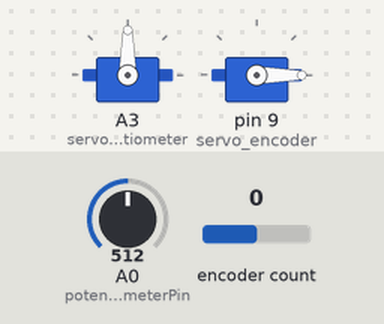
The sketch below on a simulated Arduino Uno, built with avr-gcc and run on an emulated ATmega328P. On the bench: 2 × servo. The test bench sets the inputs (shaded band); at power-on: A0 (potentiometerPin) = 512, encoder count 0. The ROS host is connected and sends only what is stated.

Above: at 1.2 s.
1.3 s: A0 (potentiometerPin) set to 716
At 2.3 s:
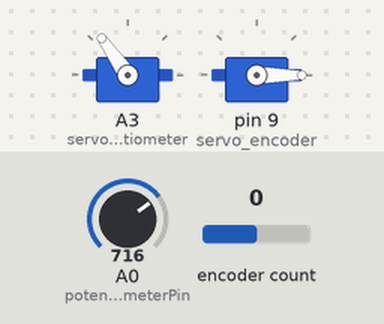
2.8 s: A0 (potentiometerPin) set to 900
At 3.4 s:
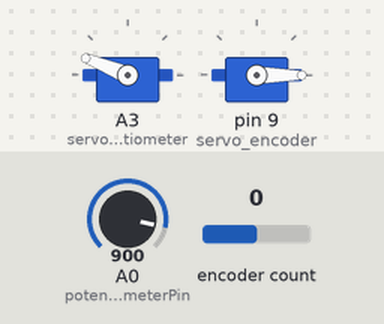
4.3 s: A0 (potentiometerPin) set to 1023
At 5.5 s:
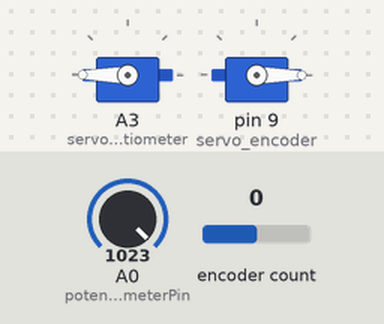
5.8 s: A0 (potentiometerPin) set to 306
At 6.9 s:
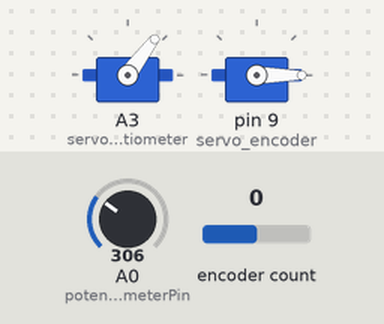
7.3 s: encoder count set to -1
At 8.0 s:
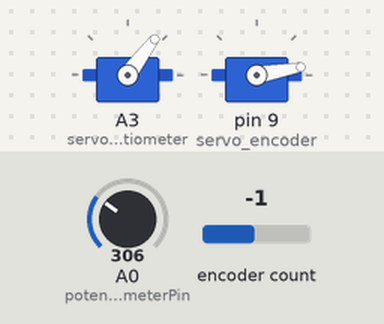
8.8 s: encoder count set to -2
At 9.1 s:
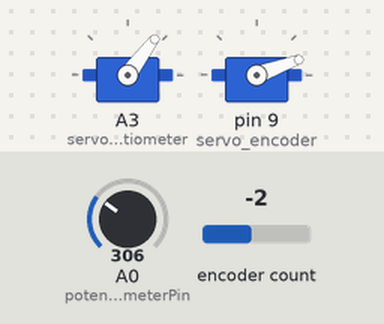
Timing chart, 0 to 11.3 s (numbered marks = the images above; inputs shaded):
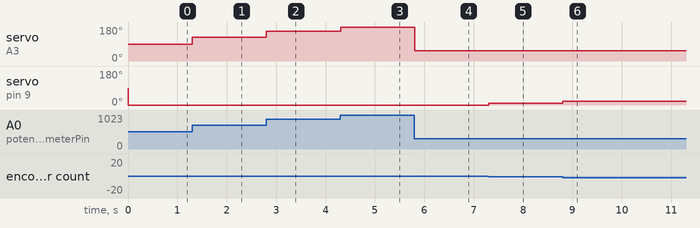

The sketch:

minoproRP.ino
```cpp
#include <Servo.h>
#include <Encoder.h>
#include <Wire.h>
#include <ros.h>
#include <std_msgs/Int16.h>
#include <std_msgs/Empty.h>

Servo servopotentiometer;
Servo servoencoder;

//potentiometer
int servo_potentiometer = A3;
int potentiometerPin = A0;
int val;
int angle;

//Encoder
const int PINClk =2;
const int PINDT =3;
const int SW_PIN = 4;
const int homePosition = 0;
const int stepValue = 10;
const int servo_encoder = 9;
int servoAngel = homePosition;
int enco = 0;
Encoder encoder(PINClk, PINDT);

ros::NodeHandle nh;
/// encoder ส่งองศา
std_msgs::Int16 servo_msg;
ros::Publisher servo_pub("servo_angle", &servo_msg);

/// encoder ส่งองศาคำนวน
std_msgs::Int16 encoder_cal;
ros::Publisher encoder_pub("encoder_valuel", &encoder_cal);

/// poten ส่งองศาคำนวน
std_msgs::Int16 poten_cal;
ros::Publisher poten_value("poten_vul", &poten_cal);

/// poten ส่งองศา
std_msgs::Int16 poten_msg;
ros::Publisher poten_pub("poten_angle", &poten_msg);


void setup() {
  //potentiometer
  servopotentiometer.attach(servo_potentiometer);
  pinMode(servo_potentiometer,OUTPUT);
  pinMode(potentiometerPin,INPUT);

  //Encoder
  pinMode(SW_PIN,INPUT_PULLUP);
//  Serial.println("Robojax Encoder with Servo");
  servoencoder.attach(servo_encoder);
//  servo.write(servoAngel);
//  delay(2000);

  nh.initNode();
  nh.advertise(servo_pub);
  nh.advertise(poten_pub);
  nh.advertise(poten_value);
  nh.advertise(encoder_pub);
}
long oldPosition  = -999;
int p=0;

void loop() {
  //Potentiometer
    val = analogRead(potentiometerPin);
    angle = map(val, 0, 1023, 0, 180);
    servopotentiometer.write(angle);
    poten_msg.data = angle;
    poten_pub.publish(&poten_msg);
//    nh.spinOnce();
//    delay(1);

    p=0.2722*angle;
    poten_cal.data = p;
    poten_value.publish(&poten_cal);
    nh.spinOnce();
    delay(1);


  //Encoder
  long newPosition = encoder.read();

  if (newPosition != oldPosition) {

    if(newPosition >  oldPosition)
    {
    int newStep = abs(newPosition - oldPosition);
      servoAngel -= stepValue;
      if(servoAngel < 0){
          servoAngel =0;
      }
      servoencoder.write(servoAngel); //move servo to new angel
      servo_msg.data = servoAngel;
      servo_pub.publish(&servo_msg);

      enco = -(servoAngel*0.002181);
      encoder_cal.data = enco;
      encoder_pub.publish(&encoder_cal);
      nh.spinOnce();


    }
    if(newPosition <  oldPosition )
    {
    int newStep = abs(newPosition - oldPosition);
      servoAngel += stepValue;
      if(servoAngel > 180)
          servoAngel =180;
      servoencoder.write(servoAngel);
      servo_msg.data = servoAngel;
      servo_pub.publish(&servo_msg);

      enco = -(servoAngel*0.002181);
      encoder_cal.data = enco;
      encoder_pub.publish(&encoder_cal);
      nh.spinOnce();

    }
   oldPosition = newPosition;
  }

//  if( digitalRead(SW_PIN) == LOW)
//  {
//    Serial.print("Home: ");
//    Serial.println("GO HOME");
//    servoAngel = homePosition;
//    servoencoder.write(servoAngel);
//    Serial.print("SW Angle ");
//    Serial.println(servoAngel);
//    servo_msg.data = servoAngel;
//    servo_pub.publish(&servo_msg);
//    nh.spinOnce();
//  }

  delay(1);
}
```

Measured:
- after the input at 1.3 s, servo on A3 (servo_potentiometer): 90° → 125° at once
- after the input at 2.8 s, servo on A3 (servo_potentiometer): 125° → 158° at once
- after the input at 4.3 s, servo on A3 (servo_potentiometer): 158° → 180° at once
- after the input at 5.8 s, servo on A3 (servo_potentiometer): 180° → 53° at once
- after the input at 7.3 s, servo on pin 9 (servo_encoder): 0° → 10° at once
- after the input at 8.8 s, servo on pin 9 (servo_encoder): 10° → 20° at once
